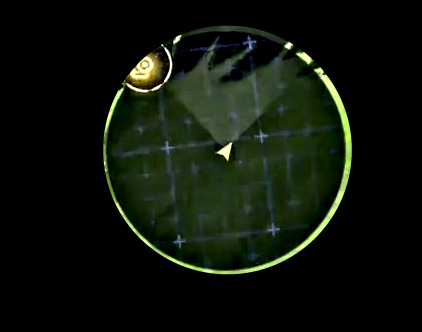
#> input picture wip/stache/inputs/extracted_enhanced_minimap_n0.png, 422 x 332 px
$ python feature_matching.py
#> lines starting #> are read from the running program, lines starting #| are printed output that depends on the picture
from matplotlib import pyplot as plt
import cv2 as cv
import numpy as np


MIN_MATCH_COUNT = 10
img1 = cv.imread("../inputs/extracted_enhanced_minimap_n0.png", 0)  # queryImage
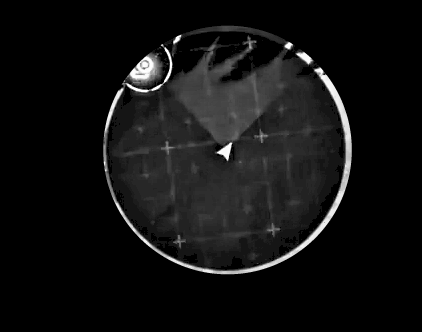
#> img1: shape (332, 422); min 0, max 255, mean 17.1
img2 = cv.imread("../inputs/extracted_enhanced_minimap_n1.png", 0)  # trainImage
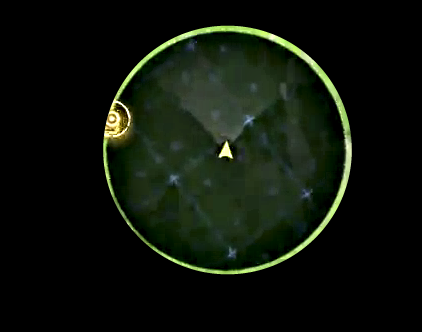
#> input picture wip/stache/inputs/extracted_enhanced_minimap_n1.png, 422 x 332 px
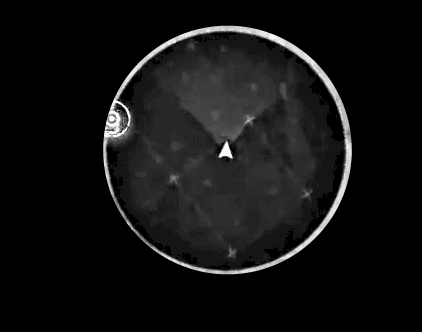
#> img2: shape (332, 422); min 0, max 255, mean 17.4
# Initiate SIFT detector
sift = cv.SIFT_create()
# find the keypoints and descriptors with SIFT
kp1, des1 = sift.detectAndCompute(img1, None)
#> kp1 = 205 keypoints; strongest (x, y, size): (177, 39, 4), (225, 152, 7.1), (166, 50, 2.3), (319, 71, 4.6)
kp2, des2 = sift.detectAndCompute(img2, None)
#> kp2 = 121 keypoints; strongest (x, y, size): (226, 152, 7.1), (272, 37, 5.5), (220, 155, 2.6), (120, 103, 1.9)
FLANN_INDEX_KDTREE = 1
index_params = dict(algorithm=FLANN_INDEX_KDTREE, trees=5)
search_params = dict(checks=50)
flann = cv.FlannBasedMatcher(index_params, search_params)
matches = flann.knnMatch(des1, des2, k=2)
#> matches = 205 matches
# store all the good matches as per Lowe's ratio test.
good = []
for m, n in matches:
    if m.distance < 0.7 * n.distance:
        good.append(m)
#> after the loop, good = 9 matches

if len(good) > MIN_MATCH_COUNT:
    src_pts = np.float32([kp1[m.queryIdx].pt for m in good]).reshape(-1, 1, 2)
    dst_pts = np.float32([kp2[m.trainIdx].pt for m in good]).reshape(-1, 1, 2)
    M, mask = cv.findHomography(src_pts, dst_pts, cv.RANSAC, 5.0)
    matchesMask = mask.ravel().tolist()
    h, w = img1.shape
    pts = np.float32([[0, 0], [0, h - 1], [w - 1, h - 1], [w - 1, 0]]).reshape(-1, 1, 2)
    dst = cv.perspectiveTransform(pts, M)
    img2 = cv.polylines(img2, [np.int32(dst)], True, 255, 3, cv.LINE_AA)
else:
    print("Not enough matches are found - {}/{}".format(len(good), MIN_MATCH_COUNT))
#| Not enough matches are found - 9/10
    matchesMask = None

draw_params = dict(
    matchColor=(0, 255, 0),  # draw matches in green color
    singlePointColor=None,
    matchesMask=matchesMask,  # draw only inliers
    flags=2,
)
img3 = cv.drawMatches(img1, kp1, img2, kp2, good, None, **draw_params)
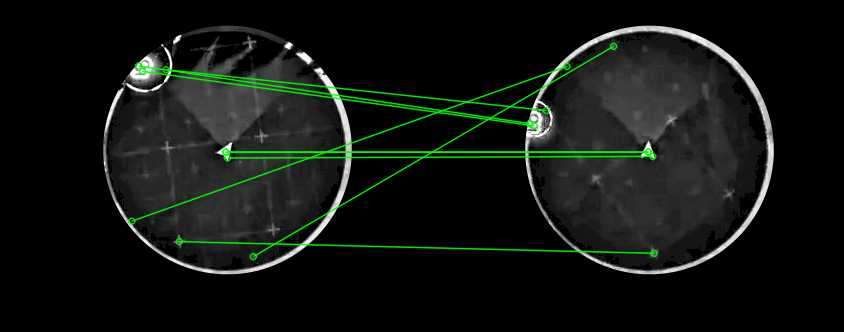
#> img3: shape (332, 844, 3); mean of channels 0, 1, 2 16.6, 21.3, 16.6; drawn as B, G, R
plt.imshow(img3, "gray"), plt.show()
